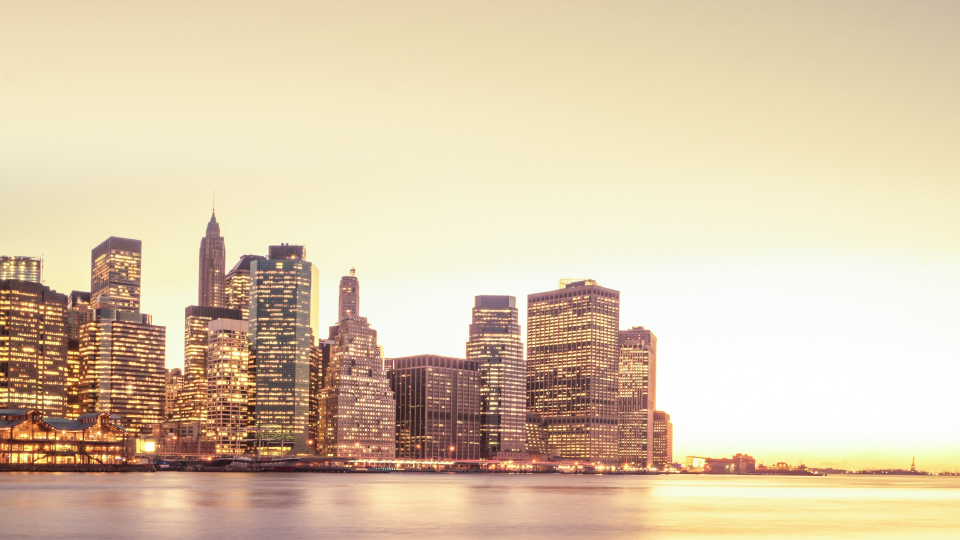
#> input picture DataAnalysis/Data/Numpy/14.jpg, 1920 x 1080 px, found by its file name (shown at 1/2 size)
$ jupyter execute '级联.ipynb'
#> lines starting #> are read from the running program, lines starting #| are printed output that depends on the picture
[cell 1]
# coding:utf-8
import numpy as np

[cell 2]
n1 = np.random.randint(0, 10, size=(4, 5))
n1

[cell 3]
# 级联， 默认axis=0，从行上进行级联
# 当axis=1时，则从列上进行级联
np.concatenate((n1, n1))

[cell 4]
n2 = np.arange(0, 10, 2)
n2

[cell 5]
# 将水平的数组转化成竖直的数组，相当于升一个维度
n3 = np.vstack(n2)
n3

[cell 6]
# 将竖直数组转化成水平数组，相当于降一个维度
n4 = np.array([[2, 3, 4, 5, 6]])
np.hstack(n4)

[cell 7]
# 切分
n5 = np.random.randint(0, 150, size=(4, 5))
n5

[cell 8]
# 对数组进行切分，将0、1、2-3行分别切分成一个数组
# 默认axis=0，从行进行切分，当axis=1时，则从列进行切分
# 也可以使用vsplit和 hsplit，从行、列切分数组
np.split(n5, (1, 2))

[cell 9]
from matplotlib import pyplot as plt
image = plt.imread(r'E:\python\PythonSpace\Git\Python\DataAnalysis\Data\Numpy\14.jpg')
#> image is the input picture: shape (1080, 1920, 3); mean R, G, B 220.3, 201.4, 173
image2 = np.split(image, (100, 900))[1]
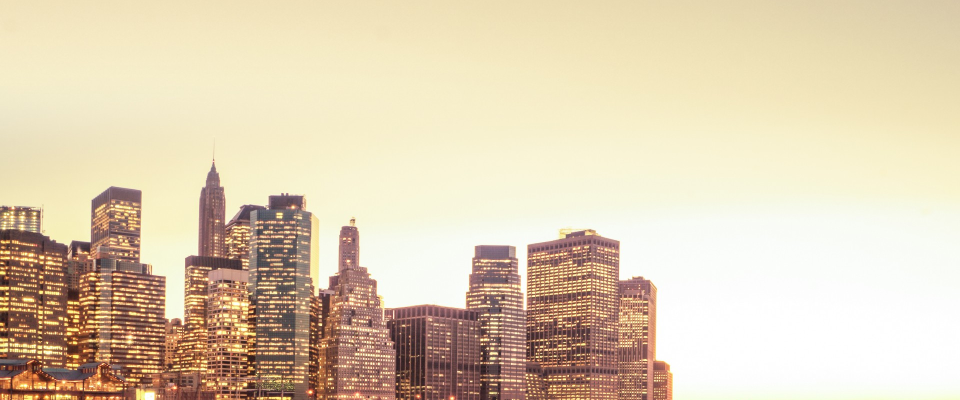
#> image2: shape (800, 1920, 3) (shown at 1/2 size); mean R, G, B 222.2, 206.4, 180.1
plt.imshow(image2)
plt.show()
